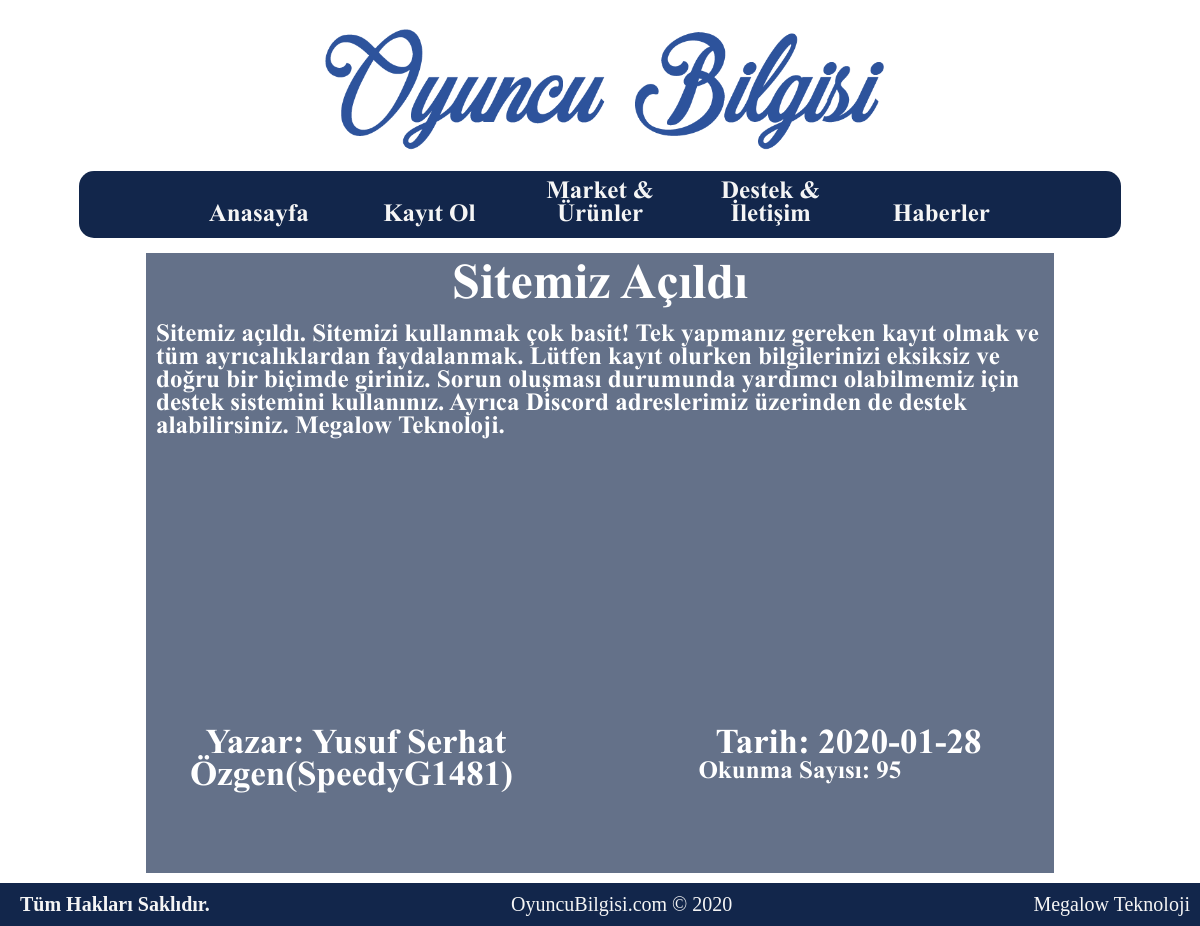
The page /YeniSite/haber.php?haber_id=1 on the database its author committed.
### tables this page shows
CREATE TABLE `user_news` (
  `news_id` int(11) NOT NULL,
  `user_id` int(11) NOT NULL
);

CREATE TABLE `news` (
  `news_id` int(11) NOT NULL,
  `title` text NOT NULL,
  `content` text NOT NULL,
  `read_times` int(11) NOT NULL,
  `date` date NOT NULL,
  `show_main_page` tinyint(1) NOT NULL
);

CREATE TABLE `users` (
  `user_id` int(11) NOT NULL,
  `name_surname` text NOT NULL,
  `telephone` bigint(11) NOT NULL,
  `username` text NOT NULL,
  `password` text NOT NULL,
  `gender` int(11) NOT NULL,
  `e_mail` text NOT NULL,
  `born_date` date NOT NULL,
  `register_date` date NOT NULL,
  `balance` int(11) NOT NULL,
  `permission` tinyint(1) NOT NULL
);

### YeniSite/haber.php (the view, shortened to what this page needs)
<?php
include("head.php");
include("header.php");
$haber_id = $_GET['haber_id'];
$query  = $db->prepare("SELECT * FROM news, users, user_news WHERE news . news_id = :id
AND user_news . news_id = :id AND users . user_id = user_news . user_id");
$query->bindValue(':id', $haber_id, PDO::PARAM_INT);
$query->execute();
$data = $query->fetchAll(PDO::FETCH_ASSOC)[0];
$haber_basligi = $data['title'];
$icerik = $data['content'];
$yazar_kadi = $data['username'];
$tarih = $data['date'];
$yazar_adi =  $data['name_surname'];
$hit = $data['read_times'];
$hit++;
?>
<body>
    <div id="content" style="background-color: #12264ba6;">
        <div class="news">
            <div class="title"><?php echo $haber_basligi; ?></div>
            <br>
            <div class="content"><?php echo $icerik; ?></div>
            <br>
            <div class="footer">
                <div class="left">Yazar: <?php echo $yazar_adi; ?>(<?php echo $yazar_kadi; ?>)&nbsp;</div>
                <div class="right">&nbsp;Tarih: <?php echo $tarih; ?></div>
                <span style="font-size:25px;">Okunma Sayısı: <?php echo $hit; ?></span>
            </div>
        </div>
    </div>
    <br><br><br>
    <?php
    include("footer.php");
    ?>

### YeniSite/css/style.css (style rules this page uses)
body { -webkit-animation: background 500s cubic-bezier(1, 0, 0, 1) infinite; animation: background 500s cubic-bezier(1, 0, 0, 1) infinite; font-family: TTNR; text-decoration: none; }

### YeniSite/css/content.css (style rules this page uses)
#content { padding: 10px; width: 75%; color: white; margin: auto; text-align: center; display: block; min-height: 600px; background-color: #12264b; }
#content .news .title { width: 100%; margin: auto; font-size: 50px; text-align: center; }
#content .news .content { width: 100%; font-size: 25px; margin: auto; min-height: 390px; text-align: left; }
#content .news .footer { width: 100%; font-size: 35px; bottom: 0; margin: auto; vertical-align: bottom; }
#content .news .footer .left { float: left; width: 45%; }
#content .news .footer .right { float: right; width: 45%; }

### rows shown on the page
user_news: news.title "Sitemiz Açıldı", news.content "Sitemiz açıldı. Sitemizi kullanmak çok basit! Tek yapmanız gereken kayıt olmak ve tüm ayrıcalıklardan faydalanmak. Lütfen kayıt olurken bilgilerinizi eksiksiz ve doğru bir biçimde giriniz. Sorun oluşması durumunda yardımcı olabilmemiz için destek sistemini kullanınız. Ayrıca Discord adreslerimiz üzerinden de destek alabilirsiniz. Megalow Teknoloji.", user.name_surname "Yusuf Serhat Özgen", user.username "SpeedyG1481", news.date "2020-01-28"

### other values the page prints
$hit "95"
